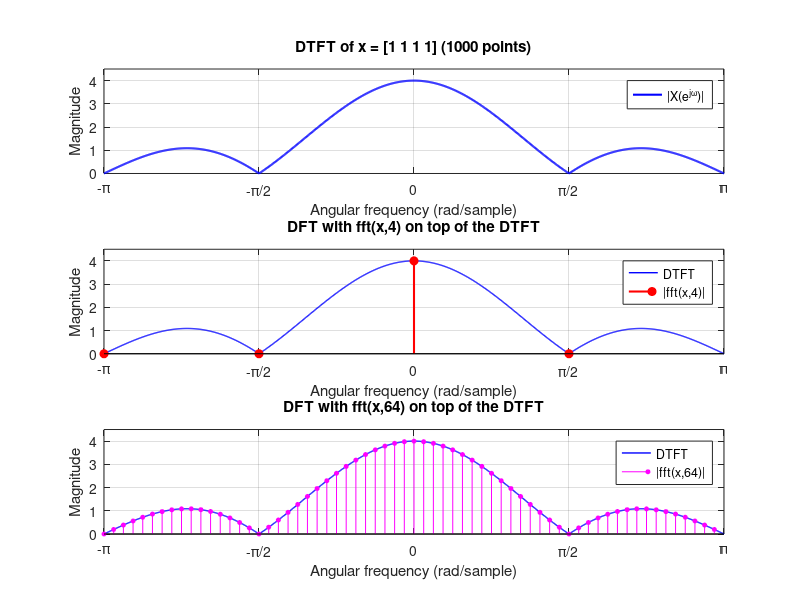

MATLAB code for this plot: (Note: this script raises an error after producing the figure.)
%% Exercise 4 - Compare the DTFT and DFT
% Author: MD Shahriar Fardin Protya
% Course: Digital Signal Processing, Savonia UAS

clear; clc; close all;

x = [1 1 1 1];
n = 0:length(x)-1;

%% DTFT at 1000 frequencies between -pi and pi
w = linspace(-pi, pi, 1000);
X = x * exp(-1j * (n.' * w));       % X(w) = sum of x[n] e^(-j w n)

%% DFT with 4 and 64 points
X4  = fft(x, 4);
X64 = fft(x, 64);

% DFT bin k is at w = 2*pi*k/N. fftshift moves the bins to -pi ... pi
% so they line up with the DTFT plot.
w4  = 2*pi*(-2:1)/4;                % -pi, -pi/2, 0, pi/2
w64 = 2*pi*(-32:31)/64;

fig = figure('Name', 'DTFT vs DFT', 'Position', [100 50 900 850]);

subplot(3,1,1);
plot(w, abs(X), 'b', 'LineWidth', 1.5);
grid on; xlim([-pi pi]); ylim([0 4.5]);
xticks(-pi:pi/2:pi);
xticklabels({'-\pi','-\pi/2','0','\pi/2','\pi'});
xlabel('Angular frequency (rad/sample)'); ylabel('Magnitude');
title('DTFT of x = [1 1 1 1] (1000 points)');
legend('|X(e^{j\omega})|');

subplot(3,1,2);
plot(w, abs(X), 'b', 'LineWidth', 1); hold on;
stem(w4, abs(fftshift(X4)), 'r', 'filled', 'LineWidth', 1.5); hold off;
grid on; xlim([-pi pi]); ylim([0 4.5]);
xticks(-pi:pi/2:pi);
xticklabels({'-\pi','-\pi/2','0','\pi/2','\pi'});
xlabel('Angular frequency (rad/sample)'); ylabel('Magnitude');
title('DFT with fft(x,4) on top of the DTFT');
legend('DTFT', '|fft(x,4)|');

subplot(3,1,3);
plot(w, abs(X), 'b', 'LineWidth', 1); hold on;
stem(w64, abs(fftshift(X64)), 'm', 'filled', 'MarkerSize', 3); hold off;
grid on; xlim([-pi pi]); ylim([0 4.5]);
xticks(-pi:pi/2:pi);
xticklabels({'-\pi','-\pi/2','0','\pi/2','\pi'});
xlabel('Angular frequency (rad/sample)'); ylabel('Magnitude');
title('DFT with fft(x,64) on top of the DTFT');
legend('DTFT', '|fft(x,64)|');

sgtitle('DTFT vs DFT of x = [1 1 1 1]');
saveas(fig, 'dtft-dft-comparison.png');

%% Print results
fprintf('|fft(x,4)|  = %s\n', mat2str(round(abs(X4), 3)));
fprintf('Max of |DTFT| = %.2f at w = 0\n', max(abs(X)));
